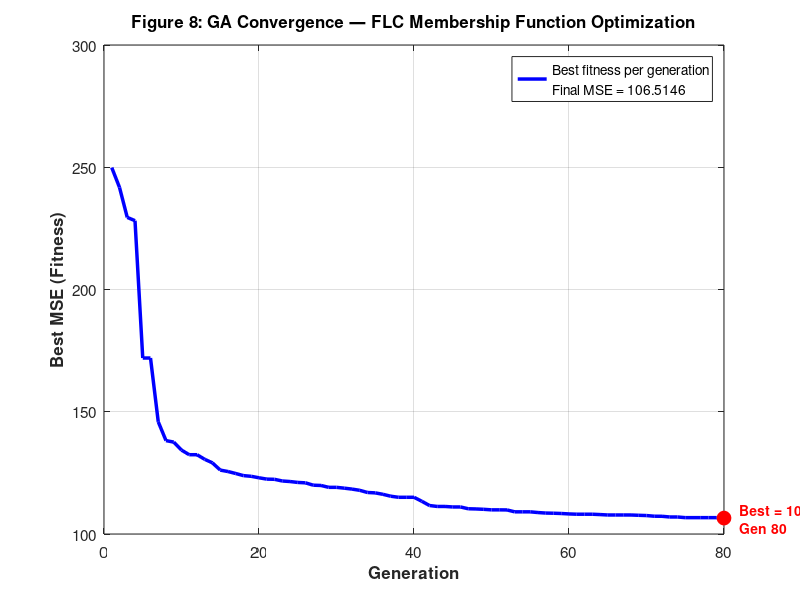
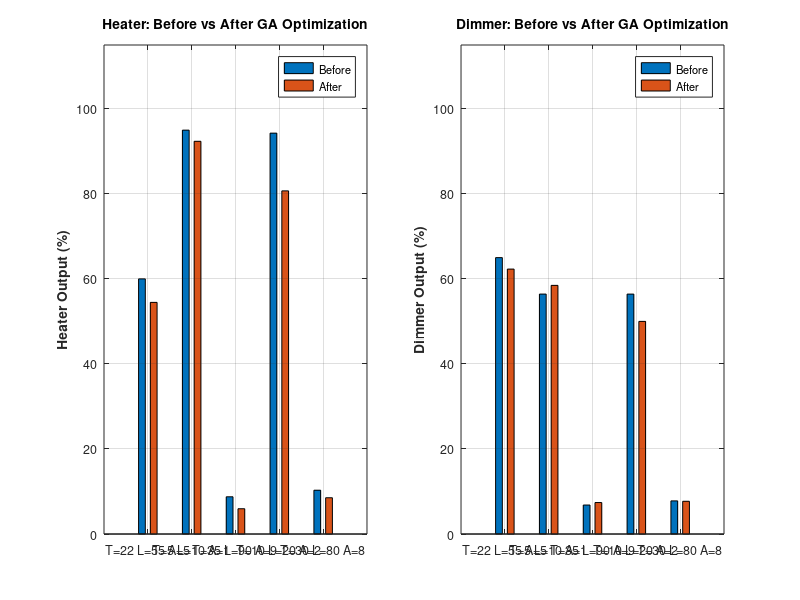

These figures' MATLAB source, in order: (Note: this script raises an error after producing the figures.)
% ========================================================
% PART 2: Genetic Algorithm Optimization of FLC
% Optimizes membership function parameters (54 genes)
% No toolbox required — pure MATLAB GA from scratch
% ========================================================

clear; clc; close all;

%% Helper function
function y = trimf_val(x, params)
    a=params(1); b=params(2); c=params(3);
    y=zeros(size(x));
    if a~=b, idx=(x>=a)&(x<=b); y(idx)=(x(idx)-a)/(b-a); end
    if b~=c, idx=(x>b)&(x<=c);  y(idx)=(c-x(idx))/(c-b); end
    y(x==b)=1;
end

%% Parameterized FLC function
function [h_out, d_out] = flc_ga(T, L, A, p)
    out = 0:1:100;
    tc=trimf_val(T,p(1:3)); tco=trimf_val(T,p(4:6)); th=trimf_val(T,p(7:9));
    ld=trimf_val(L,p(10:12)); lm=trimf_val(L,p(13:15)); lb=trimf_val(L,p(16:18));
    al=trimf_val(A,p(19:21)); am=trimf_val(A,p(22:24)); ah=trimf_val(A,p(25:27));
    r1=tc;r2=th;r3=tco;r4=min(tc,ah);r5=min(tc,al);r6=min(th,ah);r7=min(tco,al);
    r8=ld;r9=lb;r10=lm;r11=min(ld,ah);r12=min(ld,al);r13=min(lm,al);r14=min(lb,ah);
    hoff=trimf_val(out,p(28:30));hlow=trimf_val(out,p(31:33));
    hmed=trimf_val(out,p(34:36));hhi=trimf_val(out,p(37:39));hful=trimf_val(out,p(40:42));
    doff=trimf_val(out,p(43:45));dlow=trimf_val(out,p(46:48));
    dmed=trimf_val(out,p(49:51));dhi=trimf_val(out,p(52:54));
    ha=max([min(r2,hoff);min(r6,hoff);min(r7,hlow);min(r3,hmed);min(r4,hhi);min(r1,hful);min(r5,hful)]);
    da=max([min(r9,doff);min(r14,doff);min(r12,dlow);min(r13,dlow);min(r10,dmed);min(r8,dhi);min(r11,dhi)]);
    if sum(ha)==0,h_out=50; else,h_out=sum(out.*ha)/sum(ha); end
    if sum(da)==0,d_out=50; else,d_out=sum(out.*da)/sum(da); end
end

%% Fitness function
function mse = fitness(params)
    data=[5 10 1 88 65; 35 90 9 5 5; 22 55 5 50 52;
          10 20 2 80 30; 30 80 8 8 10; 15 30 8 72 75; 25 60 3 38 38];
    try
        mse=0;
        for i=1:size(data,1)
            [h,d]=flc_ga(data(i,1),data(i,2),data(i,3),params);
            mse=mse+(h-data(i,4))^2+(d-data(i,5))^2;
        end
        mse=mse/size(data,1);
    catch
        mse=1e8;
    end
end

%% GA from scratch
function [bestX,bestVal,history] = runGA(fitFunc,nVars,lb,ub,popSize,nGen)
    pop = lb + (ub-lb).*rand(popSize,nVars);
    bestVal=inf; bestX=pop(1,:); history=zeros(nGen,1);
    for gen=1:nGen
        fit=zeros(popSize,1);
        for i=1:popSize, fit(i)=fitFunc(pop(i,:)); end
        [gBest,idx]=min(fit);
        if gBest<bestVal, bestVal=gBest; bestX=pop(idx,:); end
        history(gen)=bestVal;
        % Tournament selection
        newPop=zeros(popSize,nVars);
        for i=1:popSize
            c=randperm(popSize,3); [~,w]=min(fit(c)); newPop(i,:)=pop(c(w),:);
        end
        % Crossover
        for i=1:2:popSize-1
            if rand<0.8
                pt=randi(nVars-1);
                c1=[newPop(i,1:pt),newPop(i+1,pt+1:end)];
                c2=[newPop(i+1,1:pt),newPop(i,pt+1:end)];
                newPop(i,:)=c1; newPop(i+1,:)=c2;
            end
        end
        % Mutation
        mask=rand(popSize,nVars)<0.15;
        newPop=newPop+mask.*randn(popSize,nVars).*(ub-lb)*0.05;
        newPop=max(newPop,lb); newPop=min(newPop,ub);
        newPop(1,:)=bestX; % elitism
        pop=newPop;
        if mod(gen,10)==0
            fprintf('  Generation %3d/%d — Best MSE: %.4f\n',gen,nGen,bestVal);
        end
    end
end

%% Run GA
nVars=54;
lb=[0 0 5, 5 15 20, 22 30 35, 0 0 15, 20 35 55, 55 80 100,...
    0 0 1, 2 4 6, 5 8 10, 0 0 10, 10 25 40, 40 52 65, 60 75 85, 82 95 100,...
    0 0 8, 10 28 45, 45 58 72, 65 78 100];
ub=[0 5 18, 10 25 32, 25 40 40, 0 15 40, 30 55 72, 62 100 100,...
    0 1 4, 3 6 8, 7 10 10, 0 8 25, 15 38 52, 50 62 78, 65 88 95, 88 100 100,...
    0 8 22, 15 38 55, 52 68 82, 72 88 100];

fprintf('==========================================\n');
fprintf('  Genetic Algorithm — FLC Optimization\n');
fprintf('  Chromosome length : %d genes\n',nVars);
fprintf('  Population size   : 60\n');
fprintf('  Generations       : 80\n');
fprintf('  Crossover rate    : 0.80\n');
fprintf('  Mutation rate     : 0.15 per gene\n');
fprintf('  Selection         : Tournament (size 3)\n');
fprintf('  Elitism           : 1 elite individual\n');
fprintf('==========================================\n\n');

rng(42);
[bestP, bestMSE, history] = runGA(@fitness, nVars, lb, ub, 60, 80);

fprintf('\n==========================================\n');
fprintf('  RESULT: Best MSE = %.4f\n', bestMSE);
fprintf('==========================================\n\n');

%% FIGURE 8: GA Convergence Plot
figure('Name','Figure 8 - GA Convergence','Position',[100 100 750 450]);
plot(1:80, history, 'b-', 'LineWidth', 2.5);
hold on;
[mv,mi] = min(history);
plot(mi, mv, 'ro', 'MarkerSize', 10, 'MarkerFaceColor', 'r');
text(mi+1, mv, sprintf('  Best = %.2f\n  Gen %d', mv, mi),...
    'FontSize', 10, 'Color', 'r', 'FontWeight', 'bold');
xlabel('Generation', 'FontSize', 12, 'FontWeight', 'bold');
ylabel('Best MSE (Fitness)', 'FontSize', 12, 'FontWeight', 'bold');
title('Figure 8: GA Convergence — FLC Membership Function Optimization',...
    'FontSize', 12, 'FontWeight', 'bold');
grid on; box on;
legend(sprintf('Best fitness per generation\nFinal MSE = %.4f', bestMSE), 'Location', 'northeast');
set(gca, 'FontSize', 11);

%% FIGURE 9: Before vs After Optimization
test_inputs = [22 55 5; 5 10 1; 35 90 9; 10 20 2; 30 80 8];
labels = {'T=22 L=55 A=5','T=5 L=10 A=1','T=35 L=90 A=9','T=10 L=20 A=2','T=30 L=80 A=8'};
h_before=zeros(5,1); d_before=zeros(5,1);
h_after =zeros(5,1); d_after =zeros(5,1);

defaultP=[0 0 18,12 22 30,25 40 40,...
          0 0 35,25 50 75,65 100 100,...
          0 0 4, 3 5 7,  6 10 10,...
          0 0 25,15 35 55,45 60 75,65 82 95,85 100 100,...
          0 0 20,15 35 55,50 65 80,70 85 100];

fprintf('%-18s | H_before | D_before | H_after | D_after\n','Scenario');
fprintf('%s\n',repmat('-',1,62));
for i=1:5
    [h_before(i),d_before(i)] = flc_ga(test_inputs(i,1),test_inputs(i,2),test_inputs(i,3),defaultP);
    [h_after(i), d_after(i)]  = flc_ga(test_inputs(i,1),test_inputs(i,2),test_inputs(i,3),bestP);
    fprintf('%-18s | %8.1f | %8.1f | %7.1f | %7.1f\n',...
        labels{i},h_before(i),d_before(i),h_after(i),d_after(i));
end

figure('Name','Figure 9 - Before vs After GA','Position',[100 100 950 420]);
x=1:5;
subplot(1,2,1);
bar(x,[h_before,h_after],0.65);
set(gca,'XTickLabel',labels,'XTick',1:5,'FontSize',9); xtickangle(15);
ylabel('Heater Output (%)','FontWeight','bold');
title('Heater: Before vs After GA Optimization','FontWeight','bold');
legend('Before','After','Location','northeast'); ylim([0 115]); grid on;

subplot(1,2,2);
bar(x,[d_before,d_after],0.65);
set(gca,'XTickLabel',labels,'XTick',1:5,'FontSize',9); xtickangle(15);
ylabel('Dimmer Output (%)','FontWeight','bold');
title('Dimmer: Before vs After GA Optimization','FontWeight','bold');
legend('Before','After','Location','northeast'); ylim([0 115]); grid on;

sgtitle('Figure 9: FLC Output Before vs After Genetic Algorithm Optimization',...
    'FontSize',12,'FontWeight','bold');
